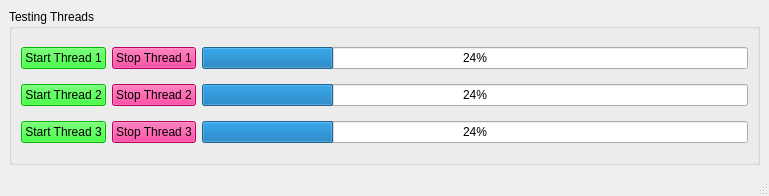
<?xml version="1.0" encoding="UTF-8"?>
<ui version="4.0">
 <class>MainWindow</class>
 <widget class="QMainWindow" name="MainWindow">
  <property name="geometry">
   <rect>
    <x>0</x>
    <y>0</y>
    <width>769</width>
    <height>196</height>
   </rect>
  </property>
  <property name="windowTitle">
   <string>MainWindow</string>
  </property>
  <widget class="QWidget" name="centralwidget">
   <layout class="QGridLayout" name="gridLayout_2">
    <item row="0" column="0">
     <widget class="QGroupBox" name="groupBox">
      <property name="title">
       <string>Testing Threads</string>
      </property>
      <layout class="QGridLayout" name="gridLayout">
       <item row="0" column="0">
        <widget class="QPushButton" name="pushButton">
         <property name="styleSheet">
          <string notr="true">background-color: rgb(0, 255, 0);</string>
         </property>
         <property name="text">
          <string>Start Thread 1</string>
         </property>
        </widget>
       </item>
       <item row="0" column="1">
        <widget class="QPushButton" name="pushButton_6">
         <property name="styleSheet">
          <string notr="true">background-color: rgb(255, 0, 127);</string>
         </property>
         <property name="text">
          <string>Stop Thread 1</string>
         </property>
        </widget>
       </item>
       <item row="0" column="2">
        <widget class="QProgressBar" name="progressBar">
         <property name="value">
          <number>24</number>
         </property>
        </widget>
       </item>
       <item row="1" column="0">
        <widget class="QPushButton" name="pushButton_2">
         <property name="styleSheet">
          <string notr="true">background-color: rgb(0, 255, 0);</string>
         </property>
         <property name="text">
          <string>Start Thread 2</string>
         </property>
        </widget>
       </item>
       <item row="1" column="1">
        <widget class="QPushButton" name="pushButton_4">
         <property name="styleSheet">
          <string notr="true">background-color: rgb(255, 0, 127);</string>
         </property>
         <property name="text">
          <string>Stop Thread 2</string>
         </property>
        </widget>
       </item>
       <item row="1" column="2">
        <widget class="QProgressBar" name="progressBar_2">
         <property name="value">
          <number>24</number>
         </property>
        </widget>
       </item>
       <item row="2" column="0">
        <widget class="QPushButton" name="pushButton_3">
         <property name="styleSheet">
          <string notr="true">background-color: rgb(0, 255, 0);</string>
         </property>
         <property name="text">
          <string>Start Thread 3</string>
         </property>
        </widget>
       </item>
       <item row="2" column="1">
        <widget class="QPushButton" name="pushButton_5">
         <property name="styleSheet">
          <string notr="true">background-color: rgb(255, 0, 127);</string>
         </property>
         <property name="text">
          <string>Stop Thread 3</string>
         </property>
        </widget>
       </item>
       <item row="2" column="2">
        <widget class="QProgressBar" name="progressBar_3">
         <property name="value">
          <number>24</number>
         </property>
        </widget>
       </item>
      </layout>
     </widget>
    </item>
   </layout>
  </widget>
  <widget class="QStatusBar" name="statusbar"/>
 </widget>
 <resources/>
 <connections/>
</ui>
